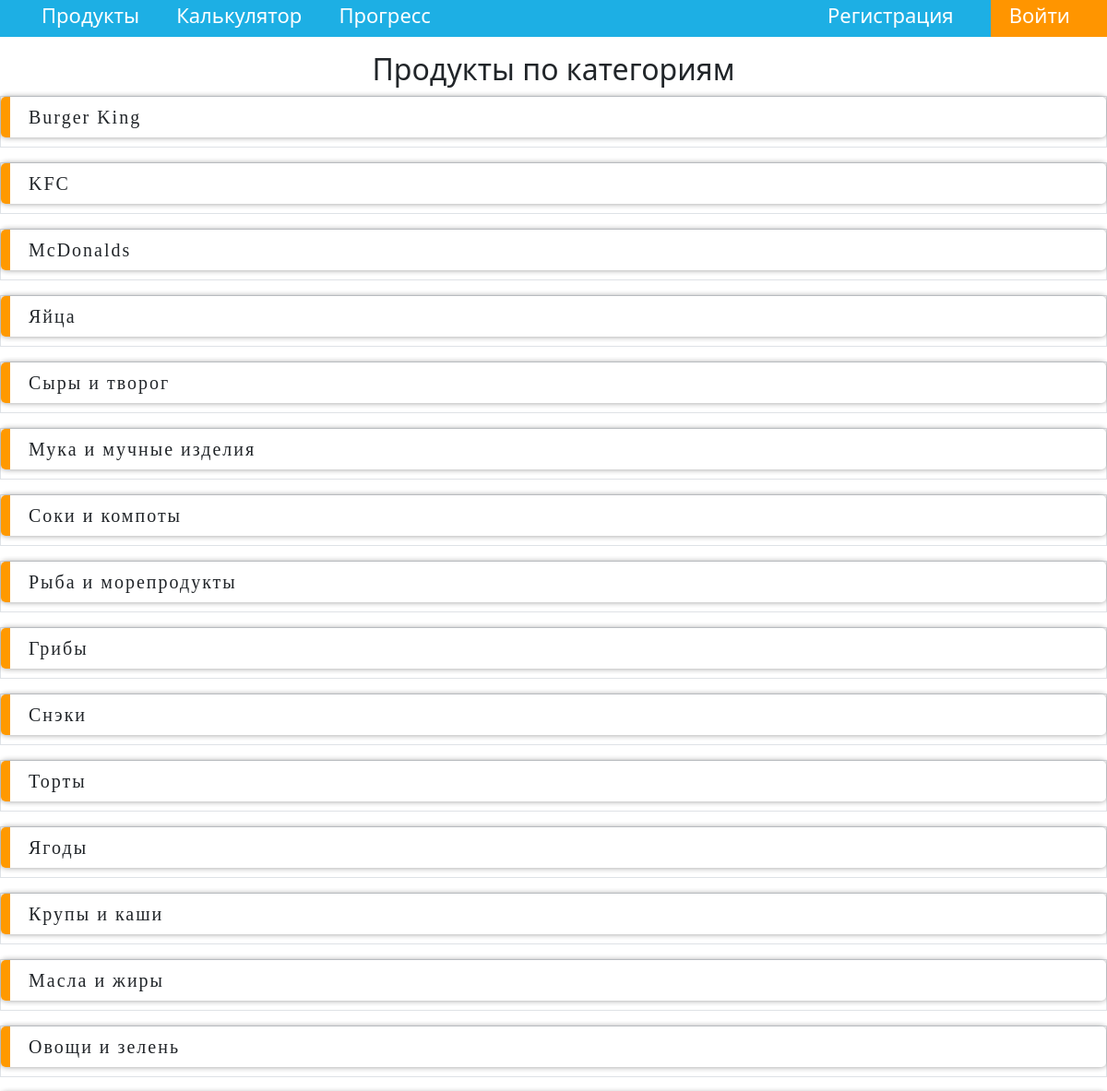
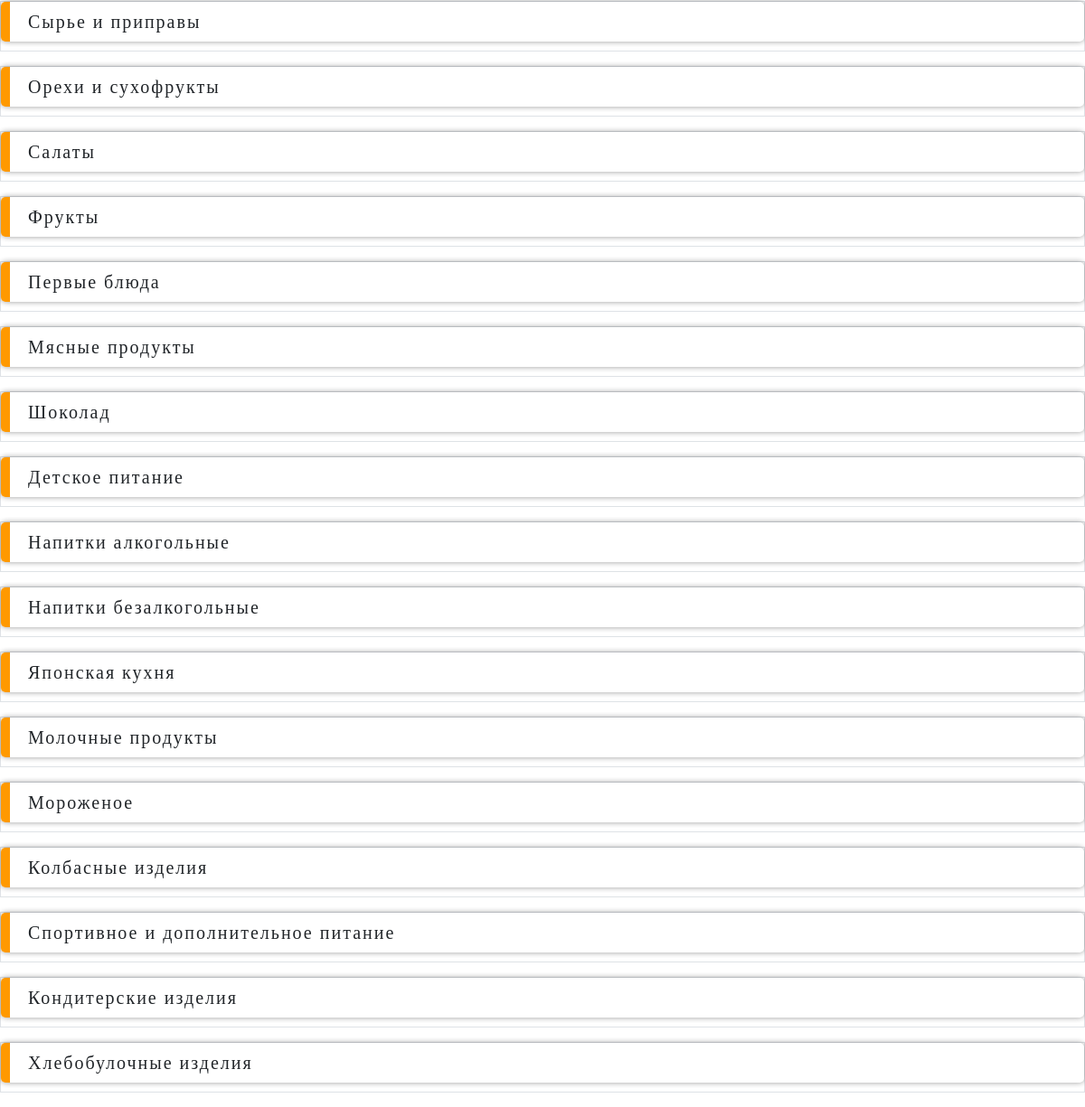
The page / on the database its author committed (2 pictures, top to bottom).
### products/models.py (models this page shows, shortened)
class Category(models.Model):
    cat_name = models.CharField(max_length=300, unique=True)

### products/views.py (the view)
# urls.py: path('', views.ProductsHome.as_view(), name='index'),
class ProductsHome(ListView):
    model = Category
    template_name = 'products/index.html'
    context_object_name = 'categories'

### products/templates/products/index.html (shortened to what this page needs)
{% extends 'products/base.html' %}
{% block body %}
    <h2 id="heads">Продукты по категориям</h2>
    {% for category in categories %}
        <ul class="border">
            <li><a href="/{{category.id}}">{{ category.cat_name }}</a></li>
        </ul>
    {% endfor %}
{% endblock body %}

### products/static/css/styles.css (style rules this page uses)
#heads { text-align: center; margin: 10px; }
.border { list-style: none; padding: 0; }
.border li { font-family: "Trebuchet MS", "Lucida Sans"; padding: 7px 20px; margin-bottom: 10px; border-radius: 5px; border-left: 10px solid #f90; box-shadow: 2px -2px 5px 0 rgba(0,0,0,.1), -2px -2px 5px 0 rgba(0,0,0,.1), 2px 2px 5px 0 rgba(0,0,0,.1), -2px 2px 5px 0 rgba(0,0,0,.1); font-size: 20px; letter-spacing: 2px; transition: 0.3s all linear; }
a { color: inherit; text-decoration: none; border-bottom: 3px solid #fff3; }

### rows shown on the page
Category: cat_name "Burger King"
Category: cat_name "KFC"
Category: cat_name "McDonalds"
Category: cat_name "Яйца"
Category: cat_name "Сыры и творог"
Category: cat_name "Мука и мучные изделия"
Category: cat_name "Соки и компоты"
Category: cat_name "Рыба и морепродукты"
Category: cat_name "Грибы"
Category: cat_name "Снэки"
Category: cat_name "Торты"
Category: cat_name "Ягоды"
Category: cat_name "Крупы и каши"
Category: cat_name "Масла и жиры"
Category: cat_name "Овощи и зелень"
Category: cat_name "Сырье и приправы"
Category: cat_name "Орехи и сухофрукты"
Category: cat_name "Салаты"
Category: cat_name "Фрукты"
Category: cat_name "Первые блюда"
Category: cat_name "Мясные продукты"
Category: cat_name "Шоколад"
Category: cat_name "Детское питание"
Category: cat_name "Напитки алкогольные"
Category: cat_name "Напитки безалкогольные"
Category: cat_name "Японская кухня"
Category: cat_name "Молочные продукты"
Category: cat_name "Мороженое"
Category: cat_name "Колбасные изделия"
Category: cat_name "Спортивное и дополнительное питание"
Category: cat_name "Кондитерские изделия"
Category: cat_name "Хлебобулочные изделия"
